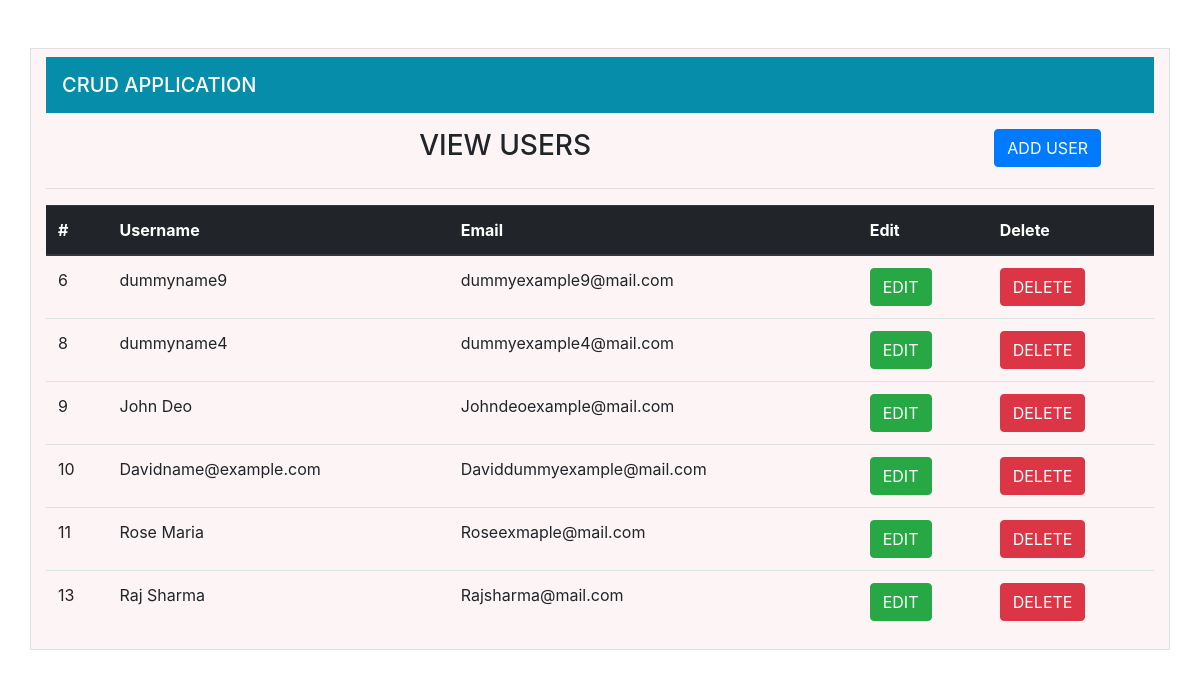
The app's page /index.php/user with its own data.
### tables this page shows
CREATE TABLE `users` (
  `id` int(11) NOT NULL,
  `fullname` varchar(50) NOT NULL,
  `email` varchar(50) NOT NULL,
  `created_at` date NOT NULL DEFAULT current_timestamp()
);

### application/controllers/user.php (called while the page is built, shortened)
<?php
class User extends CI_controller{
   function index(){
    $this->load->model('User_model');
    $users = $this->User_model->all();
    $data = array();
    $data['users'] = $users;
    $this->load->view('list',$data);
   }
}
?>

### index.php (called while the page is built, shortened)
<?php
require_once BASEPATH.'core/CodeIgniter.php';

### application/models/User_model.php (called while the page is built, shortened)
<?php
class User_model extends CI_model{
    function all(){
       return $users = $this->db->get('users')->result_array();
    }
}
?>

### application/views/list.php (the view, shortened to what this page needs)
<!DOCTYPE html>
<html lang="en">
<head>
    <link rel="stylesheet" href="https://cdn.jsdelivr.net/npm/bootstrap@4.0.0/dist/css/bootstrap.min.css">
</head>
<body>
<div class="container mt-5 border" style="background-color:rgb(253, 244, 245) " >
<nav class="navbar navbar-dark mt-2 " style="background-color:rgb(6, 141, 169) ">
  <span class="navbar-brand mb-0 h1 text-center">CRUD APPLICATION</span>
</nav>
<div class="row">
    <div class="col-10 mt-3"><h3 class = "text-center">VIEW USERS</h3></div>
    <div class="col-2 mb-1" ><a href="<?php echo base_url().'index.php/user/create'?>" class = "btn btn-primary mt-3 mb-0">ADD USER</a></div>
</div>
<div class="row">
  <div class="col-md-12">
  </div>
</div>
<hr>
<div class="row">
    <div class="col-12">
    <table class="table">
  <thead class="thead-dark">
    <tr>
      <th scope="col">#</th>
      <th scope="col">Username</th>
      <th scope="col">Email</th>
      <th scope="col">Edit</th>
      <th scope="col">Delete</th>
    </tr>
  </thead>
  <tbody>
    <?php if(!empty($users)){foreach($users as $users) {?>
        <tr>
      <td><?php echo $users['id']?></td>
      <td><?php echo $users['fullname']?></td>
      <td><?php echo $users['email']?></td>
      <td>
        <a href="<?php echo base_url().'index.php/user/edit/'.$users['id']?>" class ="btn btn-success">EDIT</a>
      </td>
      <td>
        <a href="<?php echo base_url().'index.php/user/delete/'.$users['id']?>" class ="btn btn-danger">DELETE</a>
      </td>
    </tr>
    <?php }} else { ?>
        <tr>
            <td>RECORD NOT FOUND</td>
        </tr>
        <?php }  ?>
  </tbody>
</table>
    </div>
</div>
</div>
</body>
</html>

### records on screen
users: id "6", fullname "dummyname9", email "dummyexample9@mail.com"
users: id "8", fullname "dummyname4", email "dummyexample4@mail.com"
users: id "9", fullname "John Deo", email "Johndeoexample@mail.com"
users: id "10", fullname "Davidname@example.com", email "Daviddummyexample@mail.com"
users: id "11", fullname "Rose Maria", email "Roseexmaple@mail.com"
users: id "13", fullname "Raj Sharma", email "Rajsharma@mail.com"
